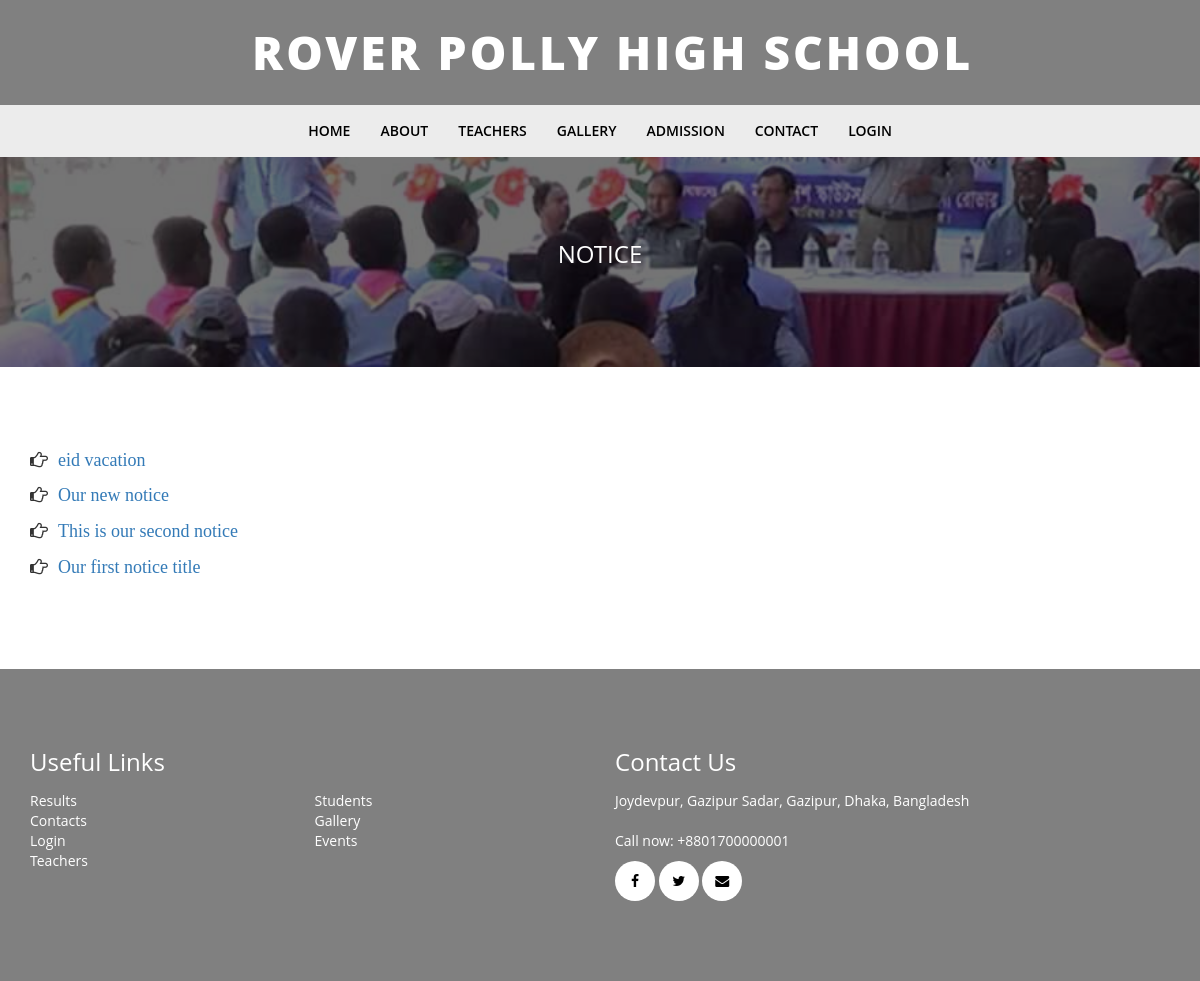
Page /notice.php on the committed database.
### tables this page shows
CREATE TABLE `page_options` (
  `id` int(11) NOT NULL,
  `school_meta_key` varchar(55) NOT NULL,
  `school_meta_value` text
);

CREATE TABLE `notice` (
  `id` int(6) NOT NULL,
  `notice_title` varchar(255) NOT NULL,
  `notice_desc` text NOT NULL,
  `notice_date` date NOT NULL
);

### functions.php (called while the page is built, shortened)
<?php
require_once "includes/db.php";
function is_user_logged_in() {
	if(isset($_SESSION['user_role'])) {
		return true;
	} else {
		return false;
	}
}
function get_school_name() {
	global $conn;
	$query = "SELECT * FROM page_options WHERE school_meta_key='school_name'";
	$result = mysqli_query($conn, $query);
	if(mysqli_num_rows($result) > 0) {
		$row = mysqli_fetch_assoc($result);
		$school_name = $row['school_meta_value'];
	} else {
		$school_name = 'DEMO SCHOOL';
	}
	return $school_name;
}
function get_school_address() {
	global $conn;
	$query = "SELECT * FROM page_options WHERE school_meta_key='school_address'";
	$result = mysqli_query($conn, $query);
	if(mysqli_num_rows($result) > 0) {
		$row = mysqli_fetch_assoc($result);
		$school_addr = $row['school_meta_value'];
	} else {
		$school_addr = 'Dhaka, Bangladesh';
	}
	return $school_addr;
}

### notice.php (the view)
<?php require_once "includes/header.php"; ?>
  <?php require_once "includes/banner.php" ?>
    <div class="about-section section-padding teacher-section">
        <div class="container">
            <div class="row">
                <div class="col-md-12">
                    <?php
                        if(isset($_GET['id'])) {
                            $get_the_id = $_GET['id'];
                            $query = "SELECT * FROM notice WHERE id=$get_the_id";
                            $result = mysqli_query($conn, $query);
                            while($row = mysqli_fetch_assoc($result)) {
                                $notice_title = $row['notice_title'];
                                $notice_desc = $row['notice_desc'];
                                $notice_date = $row['notice_date'];
                                echo "<h3>$notice_title</h3>";
                                echo "<p>Date: <span class='notice-date'>$notice_date</span></p>";
                                echo "<p>$notice_desc</p>";
                            }
                        } else {
                            $query = "SELECT * FROM notice ORDER BY id DESC";
                            $result = mysqli_query($conn, $query);
                            while($row = mysqli_fetch_assoc($result)) {
                                $notice_id = $row['id'];
                                $notice_title = $row['notice_title'];
                                echo "<p class='notice-title-page'><i class='fa fa-hand-o-right'><a href='notice.php?id=$notice_id'>$notice_title</a></i></p>";
                            }
                        }
                    ?>
                </div>
            </div>
        </div>
    </div>
<?php require_once "includes/footer.php"; ?>

### includes/header.php (shortened to what this page needs)
<?php
	require_once "functions.php";
?>
<!DOCTYPE html>
<html lang="en">
<head>
	<link rel="stylesheet" tpe="text/css" href="assets/css/bootstrap.min.css">
	<link rel="stylesheet" tpe="text/css" href="assets/css/font-awesome.min.css">
	<link rel="stylesheet" tpe="text/css" href="style.css">
</head>
<body>
	<div class="main-header theme-bg">
		<div class="container">
			<div class="row">
				<div class="col-md-2 text-right">
				</div>
				<div class="col-md-10 text-left">
					<div class="rphs-logo">
						<h2><?php echo get_school_name(); ?></h2>
					</div>
				</div>
			</div>
		</div>
	</div>
	<div class="main-menu-wrap">
		<nav class="navbar">
			<div class="container">
				<div id="navbarCollapse" class="collapse navbar-collapse">
					<ul class="nav navbar-nav text-right">
						<li><a href="index.php">Home</a></li>
						<li><a href="about.php">About</a></li>
						<li><a href="teachers.php">Teachers</a></li>
						<li><a href="gallery.php">Gallery</a></li>
						<li><a href="admission.php">Admission</a></li>
						<li><a href="contact.php">Contact</a></li>
						<?php
							if(!is_user_logged_in()) {
								echo "<li><a href='login.php'>Login</a></li>";
							}
						?>
					</ul>
				</div>
			</div>
		</nav>
	</div>

### includes/footer.php (shortened to what this page needs)
	<div class="footer-wrapper section-padding theme-bg">
		<div class="container">
			<div class="row">
				<div class="col-md-6">
					<h3 class="footer-header">Useful Links</h3>
					<ul class="footer-links">
						<li><a href="result.php">Results</a></li>
						<li><a href="contact.php">Contacts</a></li>
						<li><a href="login.php">Login</a></li>
						<li><a href="teachers.php">Teachers</a></li>
						<li><a href="login.php">Students</a></li>
						<li><a href="gallery.php">Gallery</a></li>
						<li><a href="event.php">Events</a></li>
					</ul>
				</div>
				<div class="col-md-6">
					<h3 class="footer-header">Contact Us</h3>
					<?php echo get_school_address(); ?>
					<ul class="social-profiles">
						<li><a href="https://facebook.com" target="_blank"><i class="fa fa-facebook"></i></a></li>
						<li><a href="https://twitter.com" target="_blank"><i class="fa fa-twitter"></i></a></li>
						<li><a href="mailto:admin@school.com"><i class="fa fa-envelope"></i></a></li>
					</ul>
				</div>
			</div>
		</div>
	</div>
</body>
</html>

### style.css (style rules this page uses)
h1, h2, h3, h4, h5, h6 { margin:0 0 15px; font-weight: 700px; }
body { font-family: 'Open Sans', sans-serif; }
.section-padding { padding:80px 0; }
.main-header { width: 100%; }
.theme-bg { background: #808080; }
.theme-bg a, .theme-bg h1, .theme-bg h2, .theme-bg h3, .theme-bg h4, .theme-bg p, .theme-bg { color: #fff; }
.main-header .rphs-logo h2 { color: #fff; padding: 27px; margin: 0; font-size: 46px; text-transform: uppercase; letter-spacing: 3px; font-weight: 800; }
.nav li a { color: #000; transition: 0.5s; text-transform: uppercase; font-weight: 600; }
.navbar { margin-bottom: 0px; }
.main-menu-wrap { background: #ececec; }
@media (min-width: 768px) { .navbar-nav { float:none; margin: 0 auto; display: table; table-layout: fixed; } }
ul.footer-links { columns: 2; list-style-type: none; margin: 0; padding: 0; }
ul.social-profiles { margin: 0; padding: 0; list-style-type: none; }
ul.social-profiles li { display: inline-block; }
ul.social-profiles li a { display: block; color: #000; background: #fff; border-radius: 50%; height: 40px; width: 40px; text-align: center; line-height: 40px; }
.notice-title-page a { margin-left: 10px; }
p.notice-title-page { font-size: 18px; }

### rows in the picture
page_options: school_meta_value "ROVER POLLY HIGH SCHOOL"
notice: notice_title "eid vacation"
notice: notice_title "Our new notice"
notice: notice_title "This is our second notice"
notice: notice_title "Our first notice title"
page_options: school_meta_value "Joydevpur, Gazipur Sadar, Gazipur, Dhaka, Bangladesh Call now: +8801700000001"

### other values in the picture
$capitalizePageName "NOTICE"
